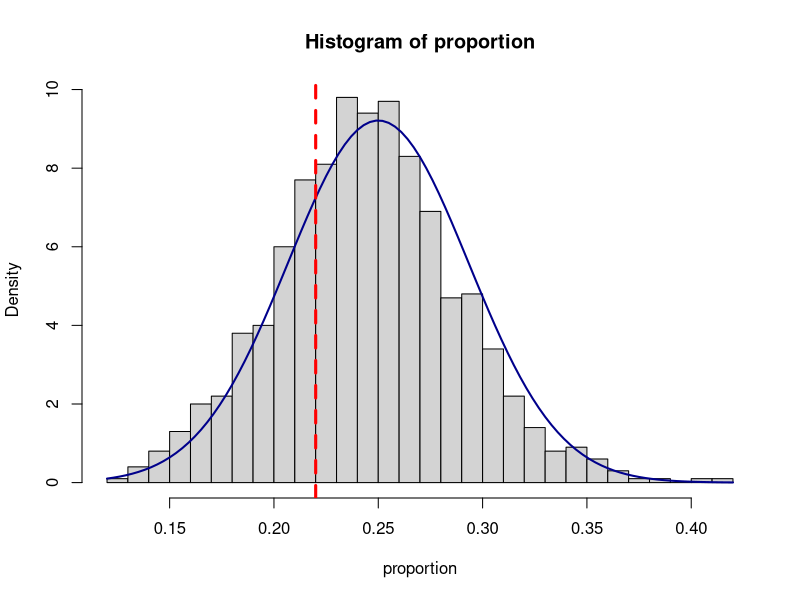

The R source for this figure:
## ---- chunk 1
pnorm(0.85, mean=0.88, sd=0.010276)
## ---- chunk 2
qnorm(0.025, mean=0.88, sd=0.010276)
qnorm(0.975, mean=0.88, sd=0.010276)
## ---- chunk 3
trials=1000

n=100
p=0.25
phat=22/100

mu_p=p
SE_p=sqrt(p*(1-p)/n)

results=rep(0,trials)

for(i in 1:n){
  results=results+sample(c(1, 0), trials, replace = TRUE, prob = c(p, 1-p)) 
}

proportion=results/n

hist(proportion, prob=TRUE, breaks=25)
curve(dnorm(x, mean=mu_p, sd=SE_p), col="darkblue", lwd=2, add=TRUE, yaxt="n")
abline(v=phat, col="red",lwd=3, lty=2 )
print(trials)
